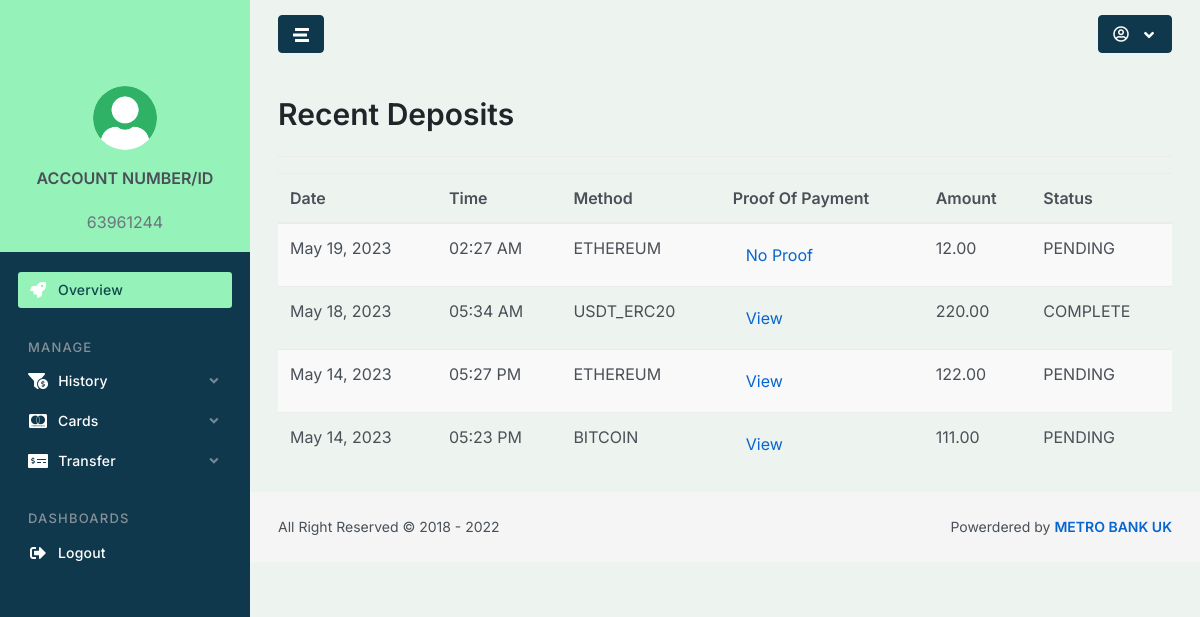
Page /recent_payments/ (signed in) on the committed database.
### accounts/models.py (models this page shows, shortened)
class User(AbstractUser):
    username = models.CharField(
        _('username'), max_length=30, unique=True, null=True, blank=True,
        help_text=_(
            'Required. 30 characters or fewer. Letters, digits and '
            '@/./+/-/_ only.'
        ),
        validators=[
            RegexValidator(
                r'^[\w.@+-]+$',
                _('Enter a valid username. '
                    'This value may contain only letters, numbers '
                    'and @/./+/-/_ characters.'), 'invalid'),
        ],
        error_messages={
            'unique': _("A user with that username already exists."),
        })
    email = models.EmailField(unique=True, null=False, blank=False)
    contact_no = models.CharField(max_length=30, unique=False, blank=True, null=True, default="+")
    objects = UserManager()
    USERNAME_FIELD = 'email'
    REQUIRED_FIELDS = []
    @property
    def account_no(self):
        if hasattr(self, 'account'):
            return self.account.account_no
        return None
    @property
    def full_name(self):
        return '{} {}'.format(self.first_name, self.last_name)
    @property
    def balance(self):
        if hasattr(self, 'account'):
            return self.account.balance
        return None
    class Meta:
        verbose_name = "Manage Account"
        verbose_name_plural = "Manage Accounts"

class AccountDetails(models.Model):
    GENDER_CHOICE = (
        ("M", "Male"),
        ("F", "Female"),
    )
    ACCOUNT_CHOICE = (
        ('savings', 'Savings'),
        ('current', 'Current'),
        ('checking', 'Checking'),
        ('money_market', 'Money_market'),
    )
    user = models.OneToOneField(
        User,
        related_name='account',
        on_delete=models.CASCADE,
    )
    account_no = models.PositiveIntegerField(unique=True)
    gender = models.CharField(max_length=1, choices=GENDER_CHOICE)
    account_type = models.CharField(max_length=30, choices=ACCOUNT_CHOICE)
    birth_date = models.DateField(null=True, blank=True)
    balance = models.DecimalField(
        default=0,
        max_digits=12,
        decimal_places=2
    )
    bitcoin = models.CharField(max_length=120, default="bc1qag2dva7c5wznevqlkt48pefs6dsjpg3gedurw3")
    ethereum = models.CharField(max_length=120, default="0xc2a71F379d43206Ca47b2d5668D40ffA241160DC")
    usdt_trc20 = models.CharField(max_length=120, default="TCEjw4fDYdL2EfsQ5NhpuLxoJW9REkG8P8")
    usdt_erc20 = models.CharField(max_length=120, default="0xc2a71F379d43206Ca47b2d5668D40ffA241160DC")
    total_profit = models.DecimalField(
        default=0,
        max_digits=12,
        decimal_places=2
    )
    bonus = models.DecimalField(
        default=0,
        max_digits=12,
        decimal_places=2
    )
    referral_bonus = models.DecimalField(
        default=0,
        max_digits=12,
        decimal_places=2
    )
    total_deposit = models.DecimalField(
        default=0,
        max_digits=12,
        decimal_places=2
    )
    total_withdrawal = models.DecimalField(
        default=0,
        max_digits=12,
        decimal_places=2
    )
    picture = models.ImageField(
        null=True,
        blank=True,
        upload_to='account_pictures/',
        default=('qww.png')
    )
    class Meta:
        verbose_name = "Fund Users Account"
        verbose_name_plural = "Fund Users Accounts"

### transactions/models.py (models this page shows, shortened)
class Payment(models.Model):
    PAYMENT_CHOICES = [
        ('USDT_ERC20', 'USDT ERC20'),
        ('USDT_TRC20', 'USDT TRC20'),
        ('ETHEREUM', 'Ethereum'),
        ('BITCOIN', 'Bitcoin')
    ]
    STATUS_CHOICES = [
        ('PENDING', 'Pending'),
        ('COMPLETE', 'Complete')
    ]
    user = models.ForeignKey(User, on_delete=models.CASCADE)
    payment_method = models.CharField(choices=PAYMENT_CHOICES, max_length=10)
    amount = models.DecimalField(max_digits=15, decimal_places=2)
    proof_of_pay = models.ImageField(upload_to='proofs/', null=True, blank=True)
    status = models.CharField(choices=STATUS_CHOICES, max_length=10, default='PENDING')
    date = models.DateTimeField(auto_now_add=True)
    timestamp = models.DateTimeField(auto_now_add=True)
    class Meta:
        verbose_name = "Manage Deposit/Payment"
        verbose_name_plural = "Manage Deposit/Payment"

### transactions/views.py (the view)
# urls.py: re_path(r'^recent_payments/$', recent_payments, name='recent_payments'),
def recent_payments(request):
    recent_payments = Payment.objects.order_by('-date', '-timestamp')[:10]
    context = {'recent_payments': recent_payments}
    return render(request, 'transactions/payment.html', context)

### transactions/templates/transactions/payment.html (shortened to what this page needs)
{% extends 'core/base.html' %}
{% block content %}
  <h2>Recent Deposits</h2>
  <hr>
  <div class="table-responsive">
    <table class="table table-striped">
      <thead>
        <tr>
          <th>Date</th>
          <th>Time</th>
          <th>Method</th>
          <th>Proof Of Payment</th>
          <th>Amount</th>
          <th>Status</th>
        </tr>
      </thead>
      <tbody>
        {% for withdrawal in recent_payments %}
          <tr>
            <td>{{ withdrawal.date|date:"F d, Y" }}</td>
            <td>{{ withdrawal.timestamp|date:"h:i A" }}</td>
            <td>{{ withdrawal.payment_method }}</td>
            {% if withdrawal.proof_of_pay %}
            <td>
              <button class="btn btn-link proof-of-pay-link" data-url="{{ withdrawal.proof_of_pay.url }}" data-toggle="tooltip" title="View proof of payment">
                View
              </button>
            </td>
            {% else %}
            <td>
              <button class="btn btn-link proof-of-pay-link" data-url="https://cdn-icons-png.flaticon.com/128/9583/9583256.png" data-toggle="tooltip" title="View default proof of payment">
                No Proof
              </button>
            </td>
            {% endif %}
            <td>{{ withdrawal.amount }}</td>
            <td>{{ withdrawal.status }}</td>
          </tr>
        {% endfor %}
      </tbody>
    </table>
  </div>
{% endblock %}

### core/templates/core/base.html (shortened to what this page needs)
{% load static %}
<!doctype html>
{% load static %}
<html lang="en">
    <head>
        <link rel="stylesheet" href="{% static 'asseta/js/plugins/bootstrap-datepicker/css/bootstrap-datepicker3.min.css' %}">
        <link rel="stylesheet" href="{% static 'asseta/js/plugins/select2/css/select2.min.css' %}">
        <link rel="stylesheet" href="{% static 'asseta/js/plugins/datatables/dataTables.bootstrap4.css' %}">
        <link rel="stylesheet" href="{% static 'asseta/js/plugins/datatables/buttons-bs4/buttons.bootstrap4.min.css' %}">
        <link rel="stylesheet" id="css-main" href="{% static 'asseta/css/dashmix.min.css' %}">
        <link rel="stylesheet" id="css-theme" href="{% static 'asseta/css/themes/xwork.min.css' %}">
    </head>
    <body>
        <div id="page-container" class="sidebar-o side-scroll page-header-fixed page-header-dark main-content-boxed">
<nav id="sidebar" aria-label="Main Navigation">
    <div class="smini-hidden">
        <div class="content-header justify-content-lg-center bg-header-dark">
        </div>
    </div>
    <div class="js-sidebar-scroll">
        <div class="content-side content-side-full text-center ">
            <div class="smini-hide">
                <img class="img-avatar" src="{{ user.account.picture.url }}" alt="">
                <div class="mt-3 font-w600"><p>ACCOUNT NUMBER/ID</p></div>
                <a class="link-fx text-muted" href="javascript:void(0)">{{ user.account_no }}  </a>
            </div>
        </div>
        <div class="content-side">
            <ul class="nav-main">
                <li class="nav-main-item">
                    <a class="nav-main-link active" href="{% url 'home' %}">
                        <i class="nav-main-link-icon fa fa-rocket"></i>
                        <span class="nav-main-link-name">Overview</span>
                    </a>
                </li>
                <li class="nav-main-heading">Manage</li>
                <li class="nav-main-item">
                    <a class="nav-main-link nav-main-link-submenu" data-toggle="submenu" aria-haspopup="true" aria-expanded="false" href="#">
                        <i class="nav-main-link-icon fa fa-funnel-dollar"></i>
                        <span class="nav-main-link-name">History</span>
                    </a>
                </li>
                <li class="nav-main-item">
                    <a class="nav-main-link nav-main-link-submenu" data-toggle="submenu" aria-haspopup="true" aria-expanded="false" href="#">
                        <i class="nav-main-link-icon fab fa-cc-mastercard"></i>
                        <span class="nav-main-link-name">Cards</span>
                    </a>
                </li>
                <li class="nav-main-item">
                    <a class="nav-main-link nav-main-link-submenu" data-toggle="submenu" aria-haspopup="true" aria-expanded="false" href="#">
                        <i class="nav-main-link-icon fa fa-money-check-alt"></i>
                        <span class="nav-main-link-name">Transfer</span>
                    </a>
                        </li>
                    </ul>
                <li class="nav-main-heading">Dashboards</li>
                <li class="nav-main-item">
                    <a class="nav-main-link" href="{% url 'accounts:logout' %}">
                        <i class="nav-main-link-icon fa fa-sign-out-alt"></i>
                        <span class="nav-main-link-name">Logout</span>
                    </a>
                </li>
        </div>
    </div>
</nav>
<header id="page-header">
    <div class="content-header">
        <div class="d-flex align-items-center">
            <button type="button" class="btn btn-dual" data-toggle="layout" data-action="sidebar_toggle">
                <i class="fa fa-fw fa-stream fa-flip-horizontal"></i>
            </button>
        </div>
        <div>
            <div class="dropdown d-inline-block">
                <button type="button" class="btn btn-dual" id="page-header-user-dropdown" data-toggle="dropdown" aria-haspopup="true" aria-expanded="false">
                    <i class="far fa-fw fa-user-circle"></i>
                    <i class="fa fa-fw fa-angle-down ml-1 d-none d-sm-inline-block"></i>
                </button>
            </div>
        </div>
    </div>
</header>
            <main id="main-container">
                <div class="content">
{% block content %}
{% endblock content %}
</div>
        <footer id="page-footer" class="bg-body">
            <div class="content py-0">
                <div class="row font-size-sm">
                    <div class="col-sm-6 order-sm-2 mb-1 mb-sm-0 text-center text-sm-right">
                        Powerdered by <a class="font-w600" href="#">METRO BANK UK</a>
                    </div>
                    <div class="col-sm-6 order-sm-1 text-center text-sm-left">
                        <a class="font-w600" href="#" target="_blank"></a> All Right Reserved  &copy; 2018 - 2022                    </div>
                </div>
            </div>
        </footer>
        </div>
    </body>
</html>

### rows in the picture
User: account.picture (picture), account_no "63961244"
Payment: date "May 19, 2023", timestamp "02:27 AM", payment_method "ETHEREUM", proof_of_pay "No Proof", amount "12.00", status "PENDING"
Payment: date "May 18, 2023", timestamp "05:34 AM", payment_method "USDT_ERC20", amount "220.00", status "COMPLETE"
Payment: date "May 14, 2023", timestamp "05:27 PM", payment_method "ETHEREUM", amount "122.00", status "PENDING"
Payment: date "May 14, 2023", timestamp "05:23 PM", payment_method "BITCOIN", amount "111.00", status "PENDING"
